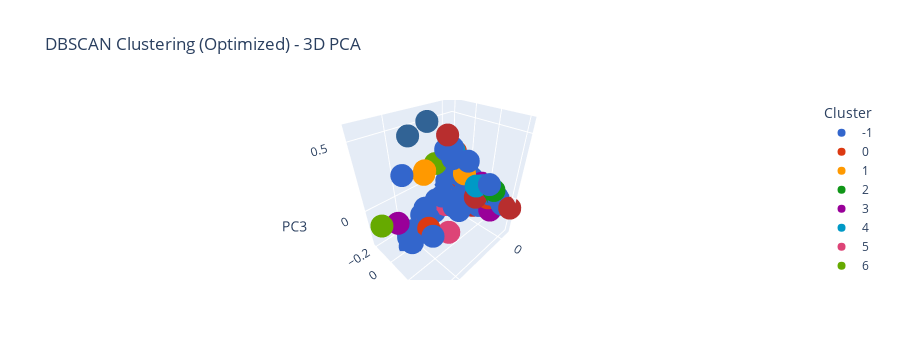

This figure's notebook cell:
### Code cell
# Convert the abstracts to TF-IDF vectors
vectorizer = TfidfVectorizer(stop_words='english', max_df=0.85, min_df=1)
X_sparse = vectorizer.fit_transform(abstracts)
X_dense = X_sparse.toarray()  # DBSCAN (and silhouette score) requires a dense representation

# --- Step 2: Grid Search for Optimal DBSCAN Parameters ---
# Define ranges for eps and min_samples. Adjust these ranges based on your data scale.
eps_values = np.arange(0.1, 1.0, 0.1)
min_samples_values = [2, 3, 4, 5]

best_score = -1
best_params = None
best_labels = None

print("Searching for optimal DBSCAN parameters...\n")
for eps in eps_values:
    for min_samples in min_samples_values:
        dbscan = DBSCAN(eps=eps, min_samples=min_samples)
        labels = dbscan.fit_predict(X_dense)
        
        # Count clusters (excluding noise labeled as -1)
        cluster_labels = [label for label in labels if label != -1]
        n_clusters = len(set(cluster_labels))
        
        # Evaluate silhouette score only if there are at least 2 clusters
        if n_clusters > 1:
            score = silhouette_score(X_dense, labels)
            print(f"eps: {eps:.2f}, min_samples: {min_samples}, clusters (excl. noise): {n_clusters}, silhouette score: {score:.3f}")
            if score > best_score:
                best_score = score
                best_params = (eps, min_samples)
                best_labels = labels
        else:
            print(f"eps: {eps:.2f}, min_samples: {min_samples} produced less than 2 clusters; skipping silhouette score.")

if best_params is not None:
    print(f"\nOptimal parameters: eps = {best_params[0]:.2f}, min_samples = {best_params[1]} with silhouette score = {best_score:.3f}")
else:
    print("No valid clustering (at least 2 clusters) found in the specified parameter grid.")

# --- Step 3: Visualize the Best DBSCAN Clustering ---
if best_labels is not None:
    # Option A: Visualize in 2D using PCA and matplotlib
    pca = PCA(n_components=2, random_state=42)
    X_pca = pca.fit_transform(X_dense)
    
    plt.figure(figsize=(8, 6))
    scatter = plt.scatter(X_pca[:, 0], X_pca[:, 1], c=best_labels, cmap='viridis', s=100)
    plt.title("DBSCAN Clustering (Optimized) - 2D PCA")
    plt.xlabel("PCA Component 1")
    plt.ylabel("PCA Component 2")
    plt.colorbar(scatter, label='Cluster Label')
    plt.show()

    # Option B: Visualize in 3D using PCA and Plotly (interactive)
    pca3d = PCA(n_components=3, random_state=42)
    X_pca3d = pca3d.fit_transform(X_dense)
    df = pd.DataFrame(X_pca3d, columns=['PC1', 'PC2', 'PC3'])
    df['Cluster'] = best_labels.astype(str)  # Convert labels to string for categorical coloring

    fig = px.scatter_3d(df, x='PC1', y='PC2', z='PC3',
                        color='Cluster',
                        title="DBSCAN Clustering (Optimized) - 3D PCA",
                        color_discrete_sequence=px.colors.qualitative.G10)
    fig.update_traces(marker=dict(size=8))
    fig.show()
